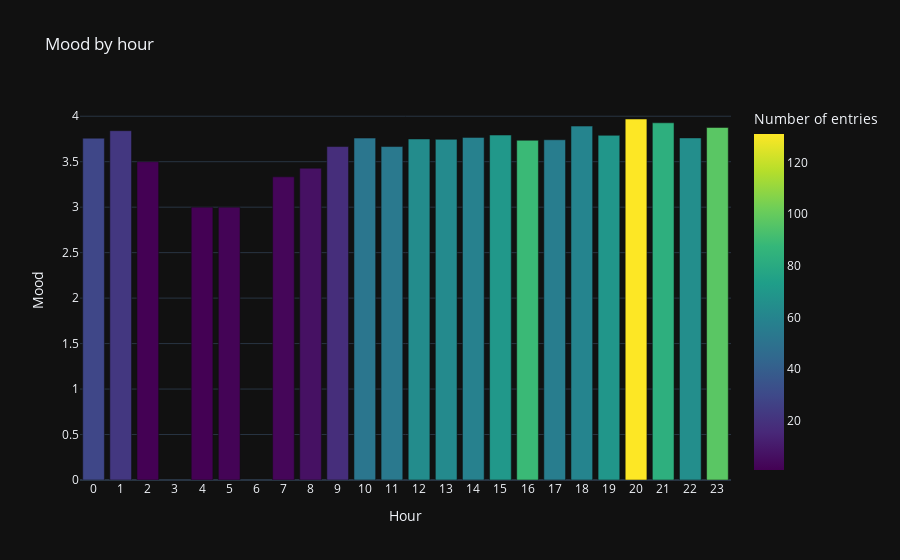

This figure's notebook cell:
### Markdown cell above
## Mood bar plot by hour/day/month

### Code cell
df.by_time_bar_plot('hour')

### Figure 1 — Plotly figure (JSON) as saved in the notebook; plotly's stock layout.template omitted (floating-point values rounded to 4 significant figures)
{"data": [{"alignmentgroup": "True", "hovertemplate": "Hour=%{x}<br>Mood=%{y}<br>Number of entries=%{marker.color}<extra></extra>", "legendgroup": "", "marker": {"color": [89, 54, 131, 56, 63, 52, 65, 70, 22, 83, 69, 60, 97, 58, 7, 64, 29, 2, 18, 3, 1, 1], "coloraxis": "coloraxis", "pattern": {"shape": ""}}, "name": "", "offsetgroup": "", "orientation": "v", "showlegend": false, "textposition": "auto", "type": "bar", "x": [16, 11, 20, 17, 13, 10, 22, 15, 1, 21, 19, 18, 23, 14, 8, 12, 0, 5, 9, 7, 2, 4], "xaxis": "x", "y": [3.736, 3.667, 3.969, 3.741, 3.746, 3.76, 3.762, 3.793, 3.841, 3.928, 3.79, 3.892, 3.876, 3.767, 3.429, 3.75, 3.759, 3, 3.667, 3.333, 3.5, 3], "yaxis": "y"}], "layout": {"barmode": "relative", "coloraxis": {"colorbar": {"title": {"text": "Number of entries"}}, "colorscale": [[0, "#440154"], [0.1111, "#482878"], [0.2222, "#3e4989"], [0.3333, "#31688e"], [0.4444, "#26828e"], [0.5556, "#1f9e89"], [0.6667, "#35b779"], [0.7778, "#6ece58"], [0.8889, "#b5de2b"], [1, "#fde725"]]}, "legend": {"tracegroupgap": 0}, "title": {"text": "Mood by hour"}, "xaxis": {"anchor": "y", "domain": [0, 1], "dtick": 1, "title": {"text": "Hour"}}, "yaxis": {"anchor": "x", "domain": [0, 1], "title": {"text": "Mood"}}}}
